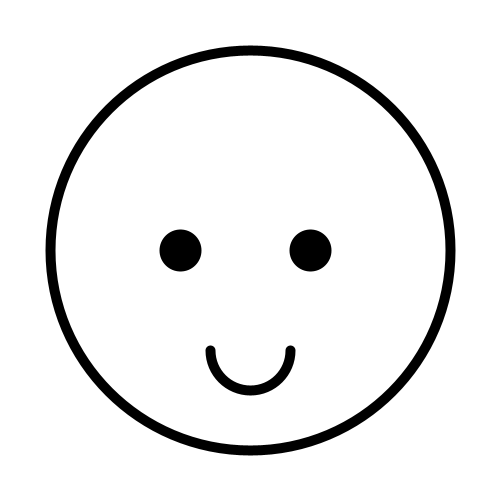
Frame 1 (no input)
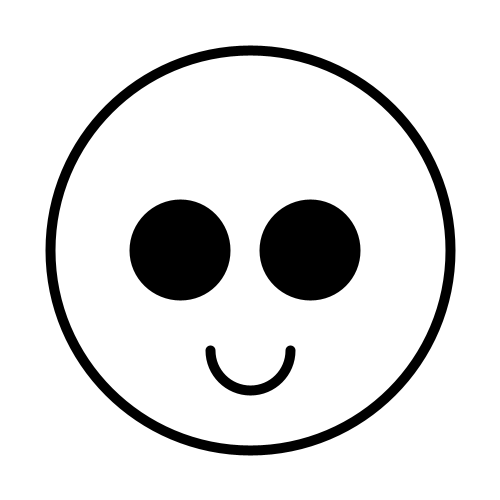
Frame 60 (the mouse pressed at the canvas centre just before this capture)
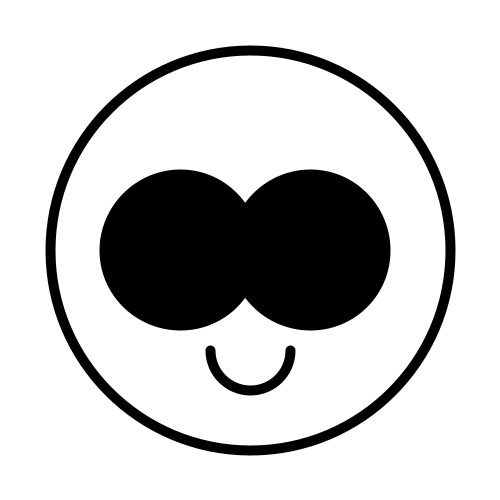
Frame 120 (the mouse held since frame 60 and released just before this capture)

The Processing sketch that drew these frames (run headless with seeded random() and noise(); from frame 60 on, the mouse is pressed at the canvas centre):

// Processing sketch: E1
// ── E1.pde
 int x = 1;
 
void setup()
{
  size(500,500);
  background(255);

}

void draw()
{
  background(255);

  noFill();
  stroke(0);
  strokeWeight(10);
  ellipse(250,250,400,400);
  
  arc(250, 350, 80, 80, 0, PI);
  
  //eyes
  
  x++;
  
  fill(0);
  ellipse (180,250,30+x,30+x);

  fill(0);
  ellipse (310,250,30+x,30+x);
  
  
}
